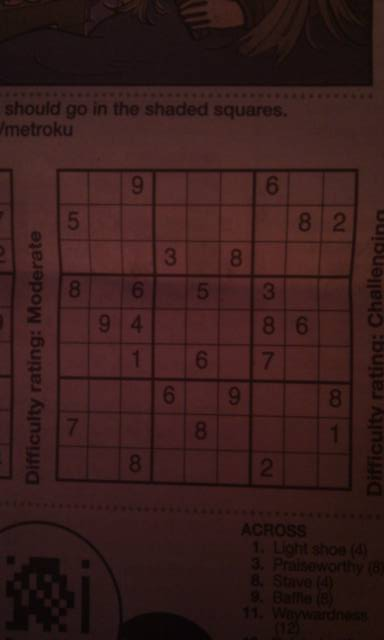
//> input picture SudokuGrabberC/Test/1.jpg, 384 x 640 px
$ ./SudokuDetector   (built with g++ and OpenCV 4)
//> lines starting //> are read from the running program, lines starting //| are printed output that depends on the picture; after the words box and inside, x2 and y2 are one past the last pixel; in counts of white or black regions, pixels touching at a corner belong together
### ARSudokuSolver/jni/opencv/ml.h
// [39 lines of licence text are left out]

#ifndef __OPENCV_OLD_ML_H__
#define __OPENCV_OLD_ML_H__

#include "opencv2/core/core_c.h"
#include "opencv2/core/core.hpp"
#include "opencv2/ml/ml.hpp"

#endif

### SudokuGrabberC/src/DigitReader.h
#ifndef DIGITREADER_H_
#define DIGITREADER_H_
#include <ml.h>

class DigitReader{

public:
	DigitReader();

	bool train(char* dataPath, char* labelPath, int byteOrder);
	int recognize(CvMat* data);
	int getDataSizeX();
	int getDataSizeY();

private:
	int readInteger(FILE* fp, int byteOrder);
	bool readTrainData(char* dataPath,int byteOrder);
	bool readTrainClasses(char* labelPath,int byteOrder);
	void setDataSize(int x, int y);
	CvMat* trainData;
	CvMat* trainClasses;
	int dataSizeX;
	int dataSizeY;
	CvKNearest knn;
	int K;
};
#endif

### SudokuGrabberC/src/SudokuDetector.cpp
// SudokuDetector.cpp : Defines the entry point for the console application.
//

#include <cv.h>
#include <cxcore.h>
#include <highgui.h>
#include "DigitReader.h"

#define FILENAME "Test/1.jpg"
#define ROWS 28
#define COLS 28
#define HIGH_ENDIAN 0
#define LOW_ENDIAN 1


// [47 lines left out: function convertFormat, not called in this run]
void findblob(IplImage* res){

	double max = -1;
	CvPoint maxPt;
	CvConnectedComp a = CvConnectedComp();
	CvConnectedComp* comp = &a;
	int values[] = {0,1,0,1,1,1,0,1,0};
	IplConvKernel* kernal = cvCreateStructuringElementEx(3,3,1,1,CV_SHAPE_CUSTOM,values);
	cvDilate(res,res,kernal);

	for(int y = 0; y<res->height;y++){

		uchar* row = (uchar*)(res->imageData + y* res->widthStep);
		for( int x = 0; x < res->width; x++){

			if(row[x]>=128){

				cvFloodFill(res,cvPoint(x,y),CV_RGB(0,0,64),cvScalarAll(0),cvScalarAll(0),comp);
				if(comp==NULL){
				}else{
					if((comp->area)>max){
						max = comp->area;
						maxPt = cvPoint(x,y);
					}
				}
			}

		}
	}

	cvFloodFill(res, maxPt, CV_RGB(255,255,255));

	for(int y = 0; y<res->height;y++){

		uchar* row = (uchar*)(res->imageData + y* res->widthStep);
		for( int x = 0; x < res->width; x++){
			if(row[x] ==64 && x!=maxPt.x && y!=maxPt.y){
				cvFloodFill(res,cvPoint(x,y),CV_RGB(0,0,0));
			}
		}
	}
	cvErode(res,res,kernal);
	cvReleaseStructuringElement(&kernal);

}

IplImage* findCorners2(IplImage* res, CvPoint* cPoints){
	using namespace cv;
	using namespace std;

	int imgHeight = res -> height;
	int imgWidth = res->width;
	Mat sudoku = Mat(res);
	vector<KeyPoint> corners;
	cv::FAST(sudoku,corners,10,false);

	// reverse the map
	for(int y = 0; y<res->height;y++){
		uchar* row = (uchar*)(res->imageData + y* res->widthStep);
		for( int x = 0; x < res->width; x++){
			if(row[x]==0){
				row[x] = 255;
			} else{
				row[x] = 128;
			}
		}
	}

	CvPoint topLeft;
	CvPoint topRight;
	CvPoint bottomLeft;
	CvPoint bottomRight;

	int disTL = INT_MAX;
	int disTR = INT_MAX;
	int disBL = INT_MAX;
	int disBR = INT_MAX;

	int end = corners.size();

	int* valueMap;
	valueMap = (int *)malloc(end*(sizeof(int)));
	int count = 0;

	count = corners.size();
	printf("Count: %d\n", count);

	// find the four corners
	for( int i = 0 ; i < count; i++){

		int tempX = corners.at(i).pt.x;
		int tempY = corners.at(i).pt.y;
		int xL = tempX;
		int xR = imgWidth - tempX;
		int yT = tempY;
		int yB = imgHeight - tempY;

		if((tempX*tempX + tempY*tempY)<disTL){
			if(tempX-2<0){
				tempX = 0;
			}else{
				tempX = tempX-2;
			}
			if(tempY - 2 < 0){
				tempY = 0;
			}else{
				tempY = tempY - 2;
			}
			topLeft = cvPoint(tempX,tempY);
			disTL = tempX*tempX + tempY*tempY;
		}

		if((xR*xR + yT*yT)<disTR){

			if(tempX+2>imgWidth){
				tempX = imgWidth;
			}else{
				tempX = tempX+2;
			}
			if(tempY - 2 < 0){
				tempY = 0;
			}else{
				tempY = tempY - 2;
			}
			topRight = cvPoint(tempX,tempY);
			disTR = xR*xR + yT*yT;
		}

		if((xL*xL + yB*yB)<disBL){
			if(tempX-2<0){
				tempX = 0;
			}else{
				tempX = tempX-2;
			}
			if(tempY +2 > imgHeight){
				tempY = imgHeight;
			}else{
				tempY = tempY + 2;
			}
			bottomLeft = cvPoint(tempX,tempY);
			disBL = xL*xL + yB*yB;
		}

		if((xR*xR + yB*yB)<disBR){
			if(tempX+2>imgWidth){
				tempX = imgWidth;
			}else{
				tempX = tempX+4;
			}
			if(tempY +2 > imgHeight){
				tempY = imgHeight;
			}else{
				tempY = tempY + 4;
			}
			bottomRight = cvPoint(tempX,tempY);
			disBR = xR*xR + yB*yB;
		}


	}

	cPoints[0] = topLeft;
	cPoints[1] = topRight;
	cPoints[2] = bottomRight;
	cPoints[3] = bottomLeft;

	cvLine( res, topLeft, bottomLeft, CV_RGB(0,0,0),1);
	cvLine( res, topLeft, topRight, CV_RGB(0,0,0),1);
	cvLine( res, bottomRight, bottomLeft, CV_RGB(0,0,0),1);
	cvLine( res, bottomRight, topRight, CV_RGB(0,0,0),1);


	// Code from AI Shack
	int maxLength = (topLeft.x - topRight.x)*(topLeft.x - topRight.x) + (topLeft.y - topRight.y)*(topLeft.y - topRight.y);
	int tempLength = (topLeft.x - bottomLeft.x)*(topLeft.x - bottomLeft.x) + (topLeft.y - bottomLeft.y)*(topLeft.y - bottomLeft.y);
	if(tempLength>maxLength){
		maxLength = tempLength;
	}
	tempLength = (bottomRight.x - bottomLeft.x)*(bottomRight.x - bottomLeft.x) + (bottomRight.y - bottomLeft.y)*(bottomRight.y - bottomLeft.y);
	if(tempLength>maxLength){
		maxLength = tempLength;
	}
	tempLength = (bottomRight.x - topRight.x)*(bottomRight.x - topRight.x) + (bottomRight.y - topRight.y)*(bottomRight.y - topRight.y);
	if(tempLength>maxLength){
		maxLength = tempLength;
	}
	maxLength = sqrt((double)maxLength)-10;
	CvPoint2D32f src[4], dst[4];
	src[0] = cvPoint2D32f(topLeft.x+5,topLeft.y+5);
	dst[0] = cvPoint2D32f(0,0);
	src[1] = cvPoint2D32f(topRight.x-5,topRight.y+5);
	dst[1] = cvPoint2D32f(maxLength-1, 0);
	src[2] = cvPoint2D32f(bottomRight.x-5,bottomRight.y-5);
	dst[2] = cvPoint2D32f(maxLength-1, maxLength-1);
	src[3] = cvPoint2D32f(bottomLeft.x+5,bottomLeft.y-5);
	dst[3] = cvPoint2D32f(0, maxLength-1);
	IplImage* pic = cvLoadImage(FILENAME,0);
	IplImage* undistorted = cvCreateImage(
		cvSize(maxLength,maxLength),
		IPL_DEPTH_8U,
		1
	);
	CvMat* wrapMatrix = cvCreateMat(3,3,CV_32FC1);
	wrapMatrix = cvGetPerspectiveTransform(src,dst,wrapMatrix);
	cvWarpPerspective(pic,undistorted,wrapMatrix);


	// Free Memory
	cvReleaseImage(&pic);
	free(valueMap);
	return undistorted;

}

// [158 lines left out: function detectSudoku, not called in this run]


IplImage* smoothImage(IplImage* src){

	IplImage* temp = cvCreateImage(
		cvGetSize(src),
		IPL_DEPTH_8U,
		1
	);
	cvSmooth(src,temp,CV_GAUSSIAN,11,11);
	cvAdaptiveThreshold(temp, temp, 255, CV_ADAPTIVE_THRESH_MEAN_C,
						CV_THRESH_BINARY_INV, 5,2);
	return temp;

}

double cosAngle(CvPoint p1, CvPoint p2, CvPoint p0){
    double dx1 = p1.x - p0.x;
    double dy1 = p1.y - p0.y;
    double dx2 = p2.x - p0.x;
    double dy2 = p2.y - p0.y;
    return (dx1*dx2 + dy1*dy2)/sqrt((dx1*dx1 + dy1*dy1)*(dx2*dx2 + dy2*dy2) + 1e-10);
}

bool checkSudokuSquare(CvPoint* corners){
	CvPoint topLeft = corners[0];
	CvPoint topRight = corners[1];
	CvPoint bottomRight = corners[2];
	CvPoint bottomLeft = corners[3];

	int topEdge = (topRight.x - topLeft.x)^2 + (topRight.y - topLeft.y)^2;
	int bottomEdge = (bottomRight.x - bottomLeft.x)^2 + (bottomRight.y - bottomLeft.y)^2;
	int leftEdge = (bottomLeft.x - topLeft.x)^2 + (bottomRight.y - topLeft.y)^2;
	int rightEdge = (bottomRight.x - topRight.x)^2 + (bottomRight.y - topRight.y)^2;

	double maxCosine = 0;
	double angle = 0;

	// Check the topLeft corner
	angle = cosAngle(topRight, bottomLeft, topLeft);
	maxCosine = max(maxCosine, angle);

	// Check the topRight corner
	angle = cosAngle(topLeft, bottomRight, topRight);
	maxCosine = max(maxCosine, angle);

	// Check the bottomLeft corner
	angle = cosAngle(topLeft, bottomRight, bottomLeft);
	maxCosine = max(maxCosine, angle);

	// Check the bottomRight corner
	angle = cosAngle(topRight, bottomLeft, bottomRight);
	maxCosine = max(maxCosine, angle);


	return maxCosine<0.3;
}
int main(int argc, char* argv[])
{
	int sudoku[9][9] = {{0}};
	CvPoint corners[4];
	IplImage* undistorted;
	IplImage* src = cvLoadImage(FILENAME,CV_LOAD_IMAGE_GRAYSCALE);
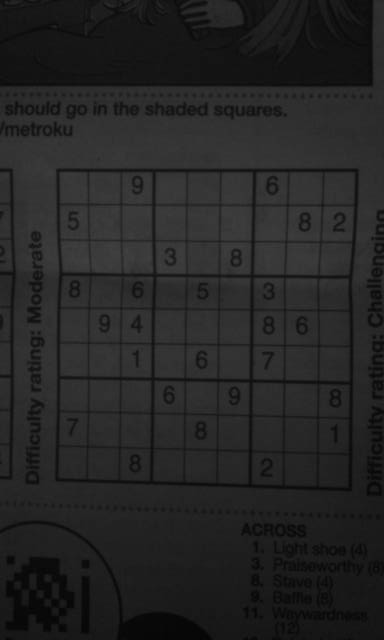
//> src: 640 rows x 384 cols, CV_8UC1; min 3, max 66, mean 36.7

	IplImage* res = cvCreateImage(
		cvGetSize(src),
		IPL_DEPTH_8U,
		1
	);
	res = smoothImage(src);
//> in smoothImage, `cvAdaptiveThreshold(temp, temp, 255, CV_ADAPTIVE_THRESH_MEAN_C, CV_THR..`:
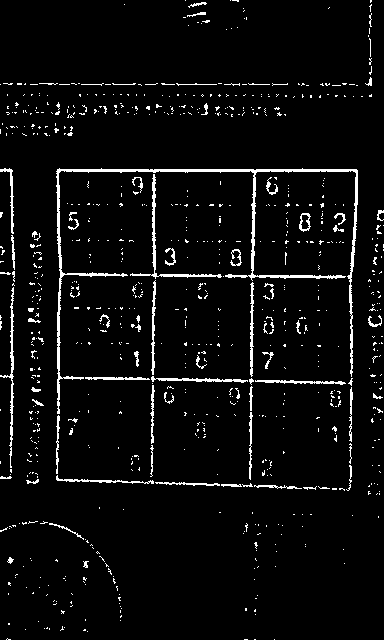
//> temp: 640 rows x 384 cols, CV_8UC1; 4.5% white in thin lines or dots
	findblob(res);
//> in findblob, `cvDilate(res,res,kernal);`:
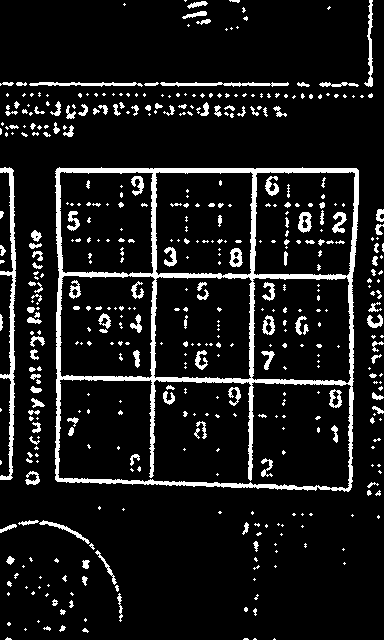
//> res: 640 rows x 384 cols, CV_8UC1; 9.8% white; 468 white regions (316 under 20 px), largest, box (x1, y1, x2, y2) and area: (55, 167, 359, 492) 10637, (0, 167, 16, 480) 1458, (160, 82, 289, 87) 387
//> after the loop in findblob, `for(int y = 0; y<res->height;y++)`:
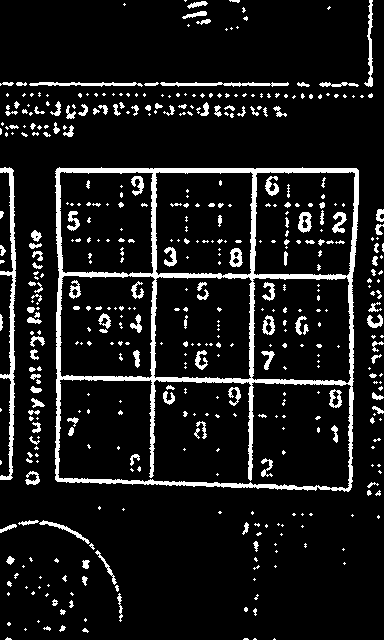
//> res: 640 rows x 384 cols, CV_8UC1; values 0 (black) and 64 (white), 9.8% white; 468 white regions (316 under 20 px), largest, box (x1, y1, x2, y2) and area: (55, 167, 359, 492) 10637, (0, 167, 16, 480) 1458, (160, 82, 289, 87) 387
//> after the loop in findblob, `for(int y = 0; y<res->height;y++)`: max = 10637; maxPt = Point(59, 167)
//> in findblob, `cvFloodFill(res, maxPt, CV_RGB(255,255,255));`: res: 640 rows x 384 cols, CV_8UC1; 4.33% of pixels changed, all inside (x1, y1, x2, y2) = (55, 167, 359, 492)
//> after the loop in findblob, `for(int y = 0; y<res->height;y++)`:
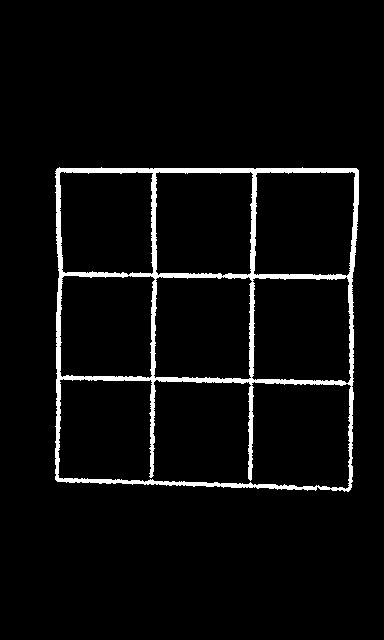
//> res: 640 rows x 384 cols, CV_8UC1; 4.3% white; 1 white region, box (x1, y1, x2, y2) and area: (55, 167, 359, 492) 10637

	undistorted = findCorners2(res,corners);
//> in findCorners2, `cv::FAST(sudoku,corners,10,false);`: corners = 483 keypoints; strongest (x, y, size): (59, 168, 7), (101, 168, 7), (302, 168, 7), (57, 169, 7)
//> after the loop in findCorners2, `for(int y = 0; y<res->height;y++)`: res: 640 rows x 384 cols, CV_8UC1; values 128 (black) and 255 (white), 97.6% white; black in thin lines or dots, all inside (x1, y1, x2, y2) = (56, 168, 358, 491)
//> in findCorners2, `int end = corners.size();`: end = 483
//| Count: 483
//> the loop in findCorners2, `for( int i = 0 ; i < count; i++)` made 483 passes
//> (xL, xR, yT, yB, disTL, topRight) on pass 1: (59, 325, 168, 472, 30805, Point(59, 164))
//> (xL, xR, yT, yB, topRight, disTR) on passes 2, 3, 9, 10: (101, 283, 168, 472, Point(103, 166), 108313), (302, 82, 168, 472, Point(304, 166), 34948), (355, 29, 169, 471, Point(357, 167), 29402), (356, 28, 169, 471, Point(358, 167), 29345)
//> in findCorners2, `cvLine( res, bottomRight, topRight, CV_RGB(0,0,0),1);`:
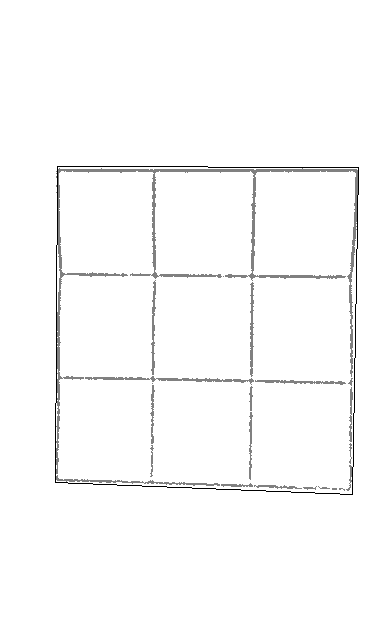
//> res: 640 rows x 384 cols, CV_8UC1; min 0, max 255, mean 250.7
//> in findCorners2, `IplImage* undistorted = cvCreateImage( cvSize(maxLength,maxLength), IP..`: undistorted: 317 rows x 317 cols, CV_8UC1; every value is 0
//> in findCorners2, `cvWarpPerspective(pic,undistorted,wrapMatrix);`:
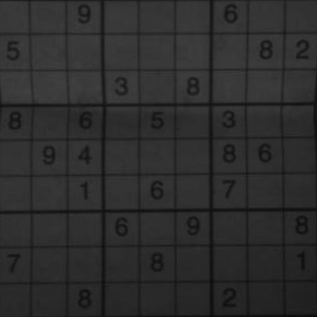
//> undistorted: 317 rows x 317 cols, CV_8UC1; min 9, max 65, mean 44.9
	bool temp = checkSudokuSquare(corners);
//> (the run ends here: the program needs code that is not available in this run, at `maxCosine = max(maxCosine, angle);`)

$ run again, with SudokuGrabberC/Test/10.jpg copied over SudokuGrabberC/Test/1.jpg
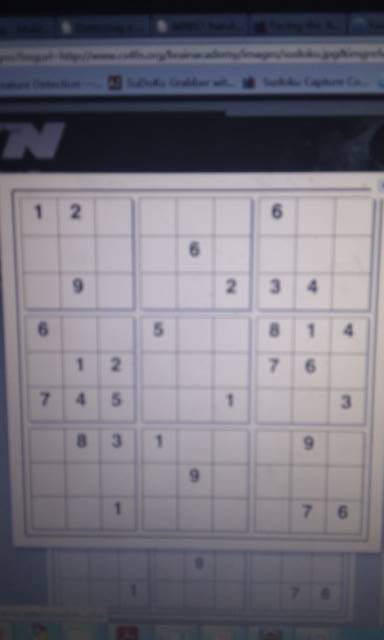
//> input picture SudokuGrabberC/Test/10.jpg, 384 x 640 px
//> the loop in findblob, `for(int y = 0; y<res->height;y++)` made 640 passes
//> (max, maxPt) on passes 1 to 3: (-1, Point(0, 0)), (-1, Point(0, 0)), (-1, Point(0, 0))
//> after the loop in findblob, `for(int y = 0; y<res->height;y++)`:
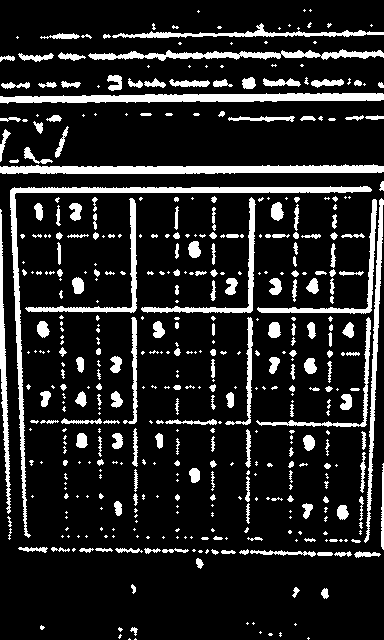
//> res: 640 rows x 384 cols, CV_8UC1; values 0 (black) and 64 (white), 14.5% white; 468 white regions (249 under 20 px), largest, box (x1, y1, x2, y2) and area: (10, 186, 372, 538) 3604, (0, 164, 384, 174) 2887, (0, 93, 384, 104) 2825
//> after the loop in findblob, `for(int y = 0; y<res->height;y++)`: max = 3604; maxPt = Point(330, 186)
//> corners = 113 keypoints; strongest (x, y, size): (330, 187, 7), (341, 187, 7), (365, 187, 7), (367, 187, 7)
//> end = 113
//| Count: 113
//> the loop in findCorners2, `for( int i = 0 ; i < count; i++)` made 113 passes
//> (xL, xR, yT, yB, disTL, topRight) on pass 1: (330, 54, 187, 453, 141809, Point(330, 183))
//> in findCorners2, `cvWarpPerspective(pic,undistorted,wrapMatrix);`:
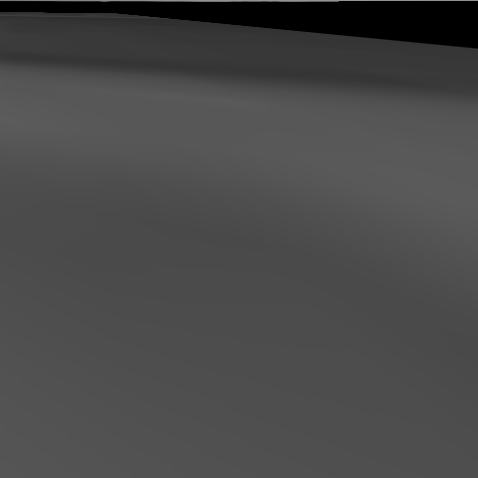
//> undistorted: 478 rows x 478 cols, CV_8UC1; min 0, max 150, mean 72.9

$ run again, with SudokuGrabberC/Test/11.jpg copied over SudokuGrabberC/Test/1.jpg
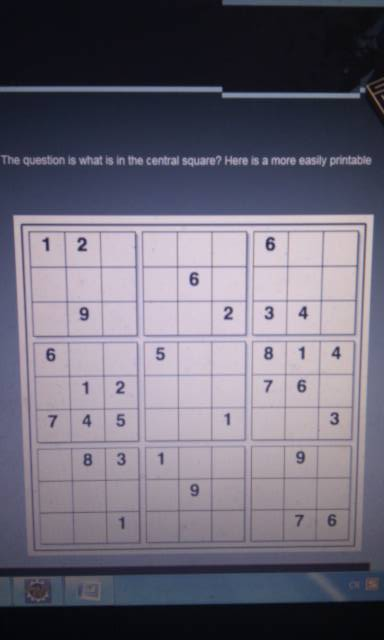
//> input picture SudokuGrabberC/Test/11.jpg, 384 x 640 px
//> in smoothImage, `cvAdaptiveThreshold(temp, temp, 255, CV_ADAPTIVE_THRESH_MEAN_C, CV_THR..`:
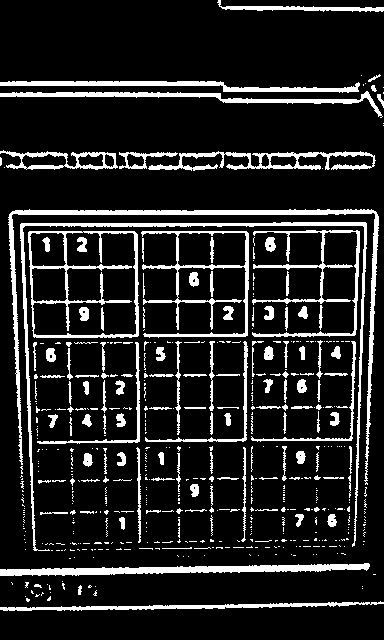
//> temp: 640 rows x 384 cols, CV_8UC1; 13.6% white; 530 white regions (397 under 20 px), largest, box (x1, y1, x2, y2) and area: (8, 209, 379, 485) 3694, (20, 222, 367, 551) 3037, (0, 563, 370, 576) 2407
//> after the loop in findblob, `for(int y = 0; y<res->height;y++)`: max = 5840; maxPt = Point(29, 208)
//> corners = 234 keypoints; strongest (x, y, size): (29, 209, 7), (289, 209, 7), (290, 209, 7), (292, 209, 7)
//> end = 234
//| Count: 234
//> the loop in findCorners2, `for( int i = 0 ; i < count; i++)` made 234 passes
//> (xL, xR, yT, yB, disTL, topRight) on pass 1: (29, 355, 209, 431, 43578, Point(29, 205))
//> in findCorners2, `cvWarpPerspective(pic,undistorted,wrapMatrix);`:
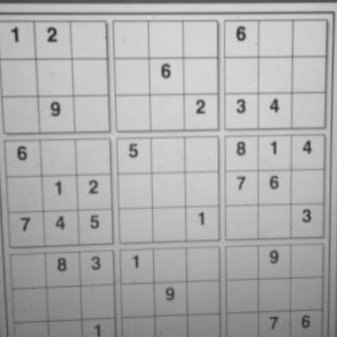
//> undistorted: 337 rows x 337 cols, CV_8UC1; min 40, max 218, mean 173.1

$ run again, with SudokuGrabberC/Test/12.jpg copied over SudokuGrabberC/Test/1.jpg
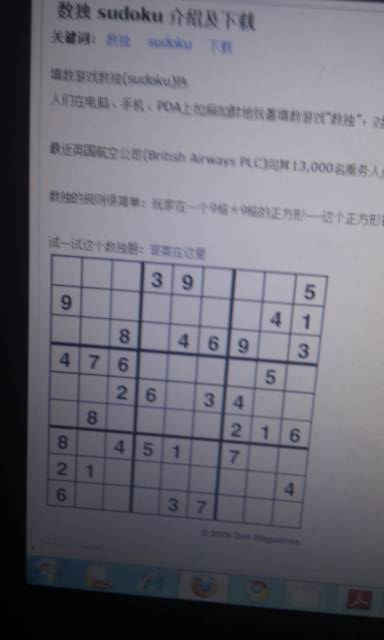
//> input picture SudokuGrabberC/Test/12.jpg, 384 x 640 px
//> after the loop in findblob, `for(int y = 0; y<res->height;y++)`: max = 16842; maxPt = Point(51, 252)
//> corners = 933 keypoints; strongest (x, y, size): (51, 253, 7), (52, 253, 7), (53, 253, 7), (51, 254, 7)
//> end = 933
//| Count: 933
//> the loop in findCorners2, `for( int i = 0 ; i < count; i++)` made 933 passes
//> (xL, xR, yT, yB, disTL, topRight) on pass 1: (51, 333, 253, 387, 65402, Point(51, 249))
//> in findCorners2, `cvWarpPerspective(pic,undistorted,wrapMatrix);`:
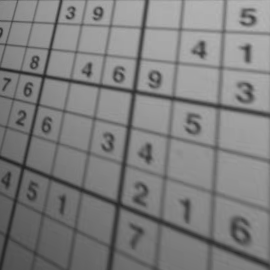
//> undistorted: 270 rows x 270 cols, CV_8UC1; min 33, max 182, mean 126.2
